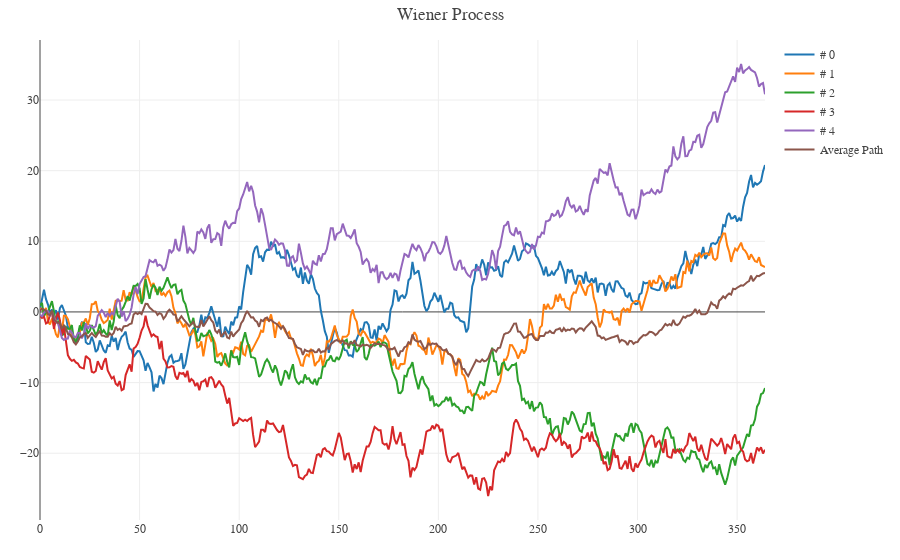

The cell this chart's notebook holds for it:
### Code cell
random_process_df = pd.DataFrame(normal_distribution_df).cumsum(axis = 1)

fig = go.Figure()

for i in range(random_process_df.shape[0]):

    fig.add_trace(
        go.Scatter( x = np.arange(0, random_process_df.shape[1], 1),
                    y = random_process_df.iloc[i],
                    name = '# ' + str(i)))

fig.add_trace(
    go.Scatter( x = np.arange(0, random_process_df.shape[1], 1),
                y = random_process_df.mean(axis = 0),
                name = "Average Path"))

fig.update_layout(template = temp, title = "Wiener Process")
fig.show()


random_process_df

### Figure 1 — Plotly figure (JSON) as saved in the notebook; plotly's stock layout.template omitted (floating-point values rounded to 4 significant figures; data arrays with more than 128 entries replaced by an {"elided": "..."} marker saying what was removed)
{"data": [{"name": "# 0", "type": "scatter", "x": {"elided": "365 int values"}, "y": {"elided": "365 float values"}}, {"name": "# 1", "type": "scatter", "x": {"elided": "365 int values"}, "y": {"elided": "365 float values"}}, {"name": "# 2", "type": "scatter", "x": {"elided": "365 int values"}, "y": {"elided": "365 float values"}}, {"name": "# 3", "type": "scatter", "x": {"elided": "365 int values"}, "y": {"elided": "365 float values"}}, {"name": "# 4", "type": "scatter", "x": {"elided": "365 int values"}, "y": {"elided": "365 float values"}}, {"name": "Average Path", "type": "scatter", "x": {"elided": "365 int values"}, "y": {"elided": "365 float values"}}], "layout": {"title": {"text": "Wiener Process"}}}
